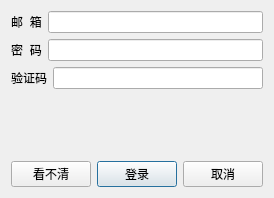
<?xml version="1.0" encoding="UTF-8"?>
<ui version="4.0">
 <class>Login</class>
 <widget class="QWidget" name="Login">
  <property name="geometry">
   <rect>
    <x>0</x>
    <y>0</y>
    <width>268</width>
    <height>197</height>
   </rect>
  </property>
  <property name="windowTitle">
   <string>Form</string>
  </property>
  <layout class="QVBoxLayout" name="verticalLayout_2">
   <item>
    <layout class="QHBoxLayout" name="horizontalLayout_5">
     <item>
      <layout class="QVBoxLayout" name="verticalLayout">
       <item>
        <layout class="QHBoxLayout" name="horizontalLayout">
         <item>
          <widget class="QLabel" name="LEmail">
           <property name="text">
            <string>邮  箱</string>
           </property>
           <property name="alignment">
            <set>Qt::AlignCenter</set>
           </property>
          </widget>
         </item>
         <item>
          <widget class="QLineEdit" name="email"/>
         </item>
        </layout>
       </item>
       <item>
        <layout class="QHBoxLayout" name="horizontalLayout_3">
         <item>
          <widget class="QLabel" name="Lpasswd">
           <property name="text">
            <string>密  码</string>
           </property>
           <property name="alignment">
            <set>Qt::AlignCenter</set>
           </property>
          </widget>
         </item>
         <item>
          <widget class="QLineEdit" name="passwd"/>
         </item>
        </layout>
       </item>
       <item>
        <layout class="QHBoxLayout" name="horizontalLayout_4">
         <item>
          <widget class="QLabel" name="Lma">
           <property name="text">
            <string>验证码</string>
           </property>
           <property name="alignment">
            <set>Qt::AlignCenter</set>
           </property>
          </widget>
         </item>
         <item>
          <widget class="QLineEdit" name="ma"/>
         </item>
        </layout>
       </item>
      </layout>
     </item>
    </layout>
   </item>
   <item>
    <widget class="QLabel" name="yanzhengma">
     <property name="minimumSize">
      <size>
       <width>250</width>
       <height>60</height>
      </size>
     </property>
     <property name="maximumSize">
      <size>
       <width>250</width>
       <height>60</height>
      </size>
     </property>
     <property name="text">
      <string/>
     </property>
    </widget>
   </item>
   <item>
    <layout class="QHBoxLayout" name="horizontalLayout_2">
     <item>
      <spacer name="horizontalSpacer_3">
       <property name="orientation">
        <enum>Qt::Horizontal</enum>
       </property>
       <property name="sizeHint" stdset="0">
        <size>
         <width>40</width>
         <height>20</height>
        </size>
       </property>
      </spacer>
     </item>
     <item>
      <widget class="QPushButton" name="Btnagain">
       <property name="text">
        <string>看不清</string>
       </property>
      </widget>
     </item>
     <item>
      <widget class="QPushButton" name="Btnlogin">
       <property name="text">
        <string>登录</string>
       </property>
       <property name="default">
        <bool>true</bool>
       </property>
      </widget>
     </item>
     <item>
      <widget class="QPushButton" name="BtnCancel">
       <property name="text">
        <string>取消</string>
       </property>
      </widget>
     </item>
    </layout>
   </item>
  </layout>
 </widget>
 <resources/>
 <connections/>
</ui>
